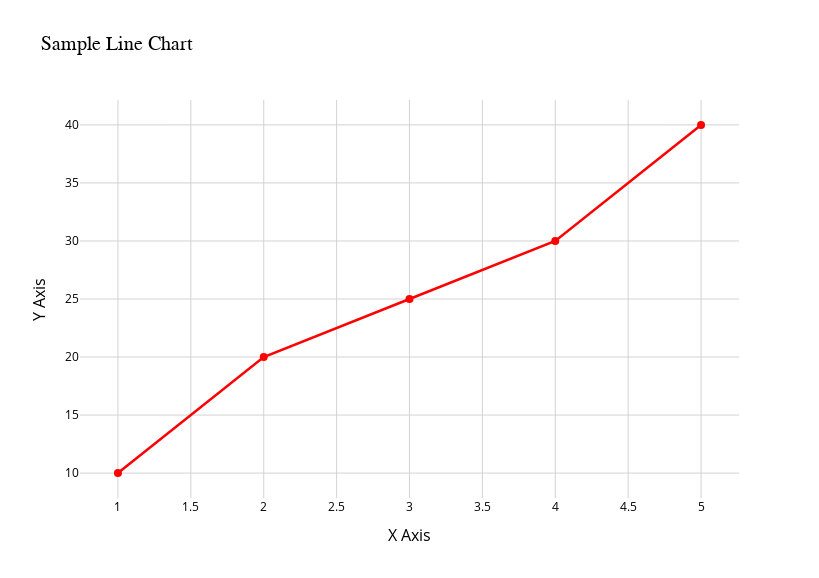

Notebook cell for this chart:
### Code cell
import plotly.graph_objects as go

# Sample data
x = [1, 2, 3, 4, 5]
y = [10, 20, 25, 30, 40]

# Create the line chart using Plotly with adjusted aspect ratio
fig = go.Figure()

# Add trace for the line with markers
fig.add_trace(go.Scatter(
    x=x, y=y, mode='lines+markers', marker=dict(color='red', size=8), line=dict(color='red', width=2.5)
))

# Customize layout for a white background with gray grid lines and square aspect ratio
fig.update_layout(
    title=dict(text="Sample Line Chart", font=dict(size=20, family='Arial', color='black')),
    xaxis=dict(title="X Axis", titlefont=dict(size=16, color='black'), tickfont=dict(size=12, color='black')),
    yaxis=dict(title="Y Axis", titlefont=dict(size=16, color='black'), tickfont=dict(size=12, color='black')),
    plot_bgcolor='white',
    paper_bgcolor='white',
    xaxis_showgrid=True, 
    yaxis_showgrid=True,
    xaxis_gridcolor='lightgray',
    yaxis_gridcolor='lightgray',
    width=1170*.7,  # Set width and height to be equal for a square aspect ratio
    height=827*.7
)

# Display the plot
fig.show()

### Figure 1 — Plotly figure (JSON) as saved in the notebook; plotly's stock layout.template omitted (floating-point values rounded to 4 significant figures)
{"data": [{"line": {"color": "red", "width": 2.5}, "marker": {"color": "red", "size": 8}, "mode": "lines+markers", "type": "scatter", "x": [1, 2, 3, 4, 5], "y": [10, 20, 25, 30, 40]}], "layout": {"height": 578.9, "paper_bgcolor": "white", "plot_bgcolor": "white", "title": {"font": {"color": "black", "family": "Arial", "size": 20}, "text": "Sample Line Chart"}, "width": 819, "xaxis": {"autorange": true, "gridcolor": "lightgray", "range": [0.7397, 5.26], "showgrid": true, "tickfont": {"color": "black", "size": 12}, "title": {"font": {"color": "black", "size": 16}, "text": "X Axis"}, "type": "linear"}, "yaxis": {"autorange": true, "gridcolor": "lightgray", "range": [7.856, 42.14], "showgrid": true, "tickfont": {"color": "black", "size": 12}, "title": {"font": {"color": "black", "size": 16}, "text": "Y Axis"}, "type": "linear"}}}
